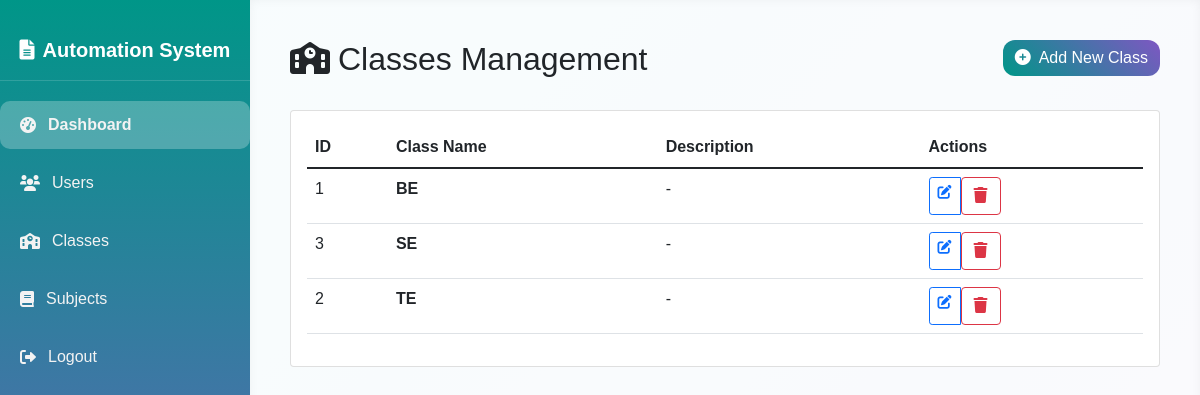
Page /classes (signed in) on the committed database.
### tables this page shows
CREATE TABLE classes (
        id INTEGER PRIMARY KEY AUTOINCREMENT,
        class_name TEXT UNIQUE NOT NULL,
        description TEXT
    );

### app.py (the view)
@app.route('/classes')
@login_required
@admin_required
def classes_list():
    conn = get_db_connection()
    classes = conn.execute('SELECT * FROM classes ORDER BY class_name').fetchall()
    conn.close()
    return render_template('classes/list.html', classes=classes)

### app.py (called while the page is built)
def get_db_connection():
    conn = sqlite3.connect(DB_PATH, timeout=30)
    conn.row_factory = sqlite3.Row
    conn.execute('PRAGMA foreign_keys = ON;')
    conn.execute('PRAGMA journal_mode=WAL;')
    return conn

def login_required(f):
    @wraps(f)
    def decorated_function(*args, **kwargs):
        if 'user_id' not in session:
            flash('Please login to access this page.', 'warning')
            return redirect(url_for('login'))
        return f(*args, **kwargs)
    return decorated_function

def admin_required(f):
    @wraps(f)
    def decorated_function(*args, **kwargs):
        if 'user_id' not in session or session.get('role') != 'Admin':
            flash('Admin access required.', 'danger')
            return redirect(url_for('dashboard'))
        return f(*args, **kwargs)
    return decorated_function

### templates/classes/list.html (shortened to what this page needs)
{% extends 'base.html' %}
{% block content %}
<div class="row mb-4">
    <div class="col-md-6">
        <h2>
            <i class="fas fa-school me-2"></i>Classes Management
        </h2>
    </div>
    <div class="col-md-6 text-end">
        <a href="{{ url_for('add_class') }}" class="btn btn-primary">
            <i class="fas fa-plus-circle me-2"></i>Add New Class
        </a>
    </div>
</div>
<div class="card">
    <div class="card-body">
        {% if classes %}
        <div class="table-responsive">
            <table class="table table-hover">
                <thead>
                    <tr>
                        <th>ID</th>
                        <th>Class Name</th>
                        <th>Description</th>
                        <th>Actions</th>
                    </tr>
                </thead>
                <tbody>
                    {% for class in classes %}
                    <tr>
                        <td>{{ class.id }}</td>
                        <td>
                            <strong>{{ class.class_name }}</strong>
                        </td>
                        <td>
                            {{ class.description if class.description else '-' }}
                        </td>
                        <td>
                            <div class="btn-group btn-group-sm">
                                <a href="{{ url_for('edit_class', class_id=class.id) }}"
                                   class="btn btn-outline-primary"
                                   title="Edit">
                                    <i class="fas fa-edit"></i>
                                </a>
                                <form action="{{ url_for('delete_class', class_id=class.id) }}" method="POST" style="display:inline;"
                                      onsubmit="return confirm('Are you sure you want to delete this class?')">
                                    <button type="submit" class="btn btn-outline-danger" title="Delete">
                                        <i class="fas fa-trash"></i>
                                    </button>
                                </form>
                            </div>
                        </td>
                    </tr>
                    {% endfor %}
                </tbody>
            </table>
        </div>
        {% endif %}
    </div>
</div>
{% endblock %}

### templates/base.html (style rules this page uses)
body { font-family: 'Poppins', sans-serif; background: linear-gradient(135deg, #e0f7fa 0%, #ede7f6 100%); min-height: 100vh; margin: 0; display: flex; }
.btn-primary { background: linear-gradient(45deg, #009688, #7e57c2); border: none; border-radius: 12px; }

### rows in the picture
classes: id "1", class_name "BE", description "-"
classes: id "3", class_name "SE", description "-"
classes: id "2", class_name "TE", description "-"
